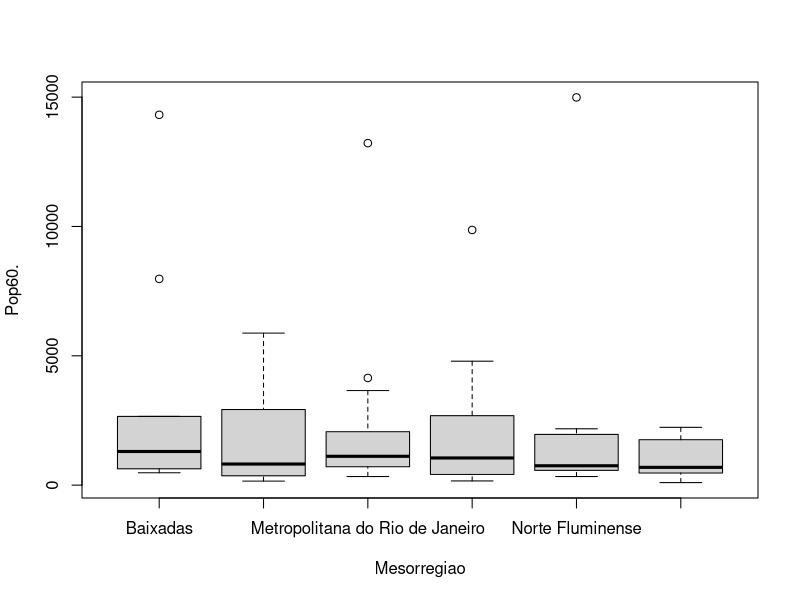

The R source for this figure: (Note: this script raises an error after producing the figure.)
		# --------------------------------------------------------- #
		#							    #
		#		Modelo dos Campos Semânticos (MCS)	    #
		#		Campo: Medidas Resumo			    #
		#							    #
		# by: Prof. Victor Ferreira Junqueira			    #
		# Período: Abril/2025					    #
		# Local: Paracambi, RJ					    #
		# --------------------------------------------------------- #

getwd()
rm(list=ls())
	# Importação dos Dados
dados <- read.csv2("dados/RJ/TabRJ.csv", header = TRUE)

	# Insoeção do conjunto de dados

head(dados)
tail(dados)
dim(dados)

is.data.frame(dados)

  # quantidade de NAs
sapply(dados, FUN = function(x) sum(is.na(x)))

  # nome das variaveis
names(dados)

nomes.pop <- c("PopTot", "Pop15", "Pop15.24", "Pop25.39")
populacao <- dados[, c(4, 11, 13, 15, 17, 19)]
is.data.frame(populacao)
pop.tab <- sapply(populacao, FUN = function(x) tapply(x, dados$Mesorregiao, FUN = sum))

#apply(pop.tab[, 2:5], 1, 

table(dados$Mesorregiao)

pop.obj <- boxplot(Pop60. ~ Mesorregiao, data = dados[-62, ])
unique(dados$Mesorregiao)
head(populacao)

total <-  aggregate(PopTotal ~ Mesorregiao, data = dados, FUN = sum)
atipico <- numeric(0)

for(i in pop.obj$out)  atipico<- append(atipico,which(dados$Pop60. == i))



		# Análise da Renda 
variaveis.renda <- c("ValMedio", "Q2", "Mediana", "Q3", "MediaHomens", 
				"MediaMulheres", "MedianaHomens", "MedianaMulheres", 
				"mediaH.M", "medianaH.M", "Ate70R.Indq", "Ate1.4Indq",
				"Ate1.2Indq", "Ate60.Indq")

renda <- dados[, variaveis.renda]
is.data.frame(renda)
renda.tab <- sapply(renda[, c(1, 3)], FUN = function(x) tapply(x, dados$Mesorregiao, FUN = mean))
renda.tab
cbind(pop.tab[, 1], renda.tab)
pop.tab$PopTot
is.data.frame(renda.tab)

round(renda.tab/510, 2)
#apply(pop.tab[, 2:5], 1, 
mean(dados$ValMedio)

table(dados$Mesorregiao)

renda.obj <- boxplot(ValMedio ~ Mesorregiao, data = dados[-62, ])
renda.obj$out
str(renda.obj)

fora <- numeric(6)
for(i in 1:6){
	fora[i] <- which(dados$ValMedio == renda.obj$out[i])
}

dados$Municipio[fora]
## [1] "Rio das Ostras" "Silva Jardim"   "Nova Friburgo"  "Niterói"       
#[5] "Rio de Janeiro" "Macaé"

#"Q2", "Mediana", "Q3",

renda$Mediana[fora]

plot(renda$ValMedio[fora], ylim = c(200, 2500), xlim = c(0.5, 6.5))
points(1:6, renda$Mediana[fora], pch = 3, col = "red", lwd = 2)
text(1:6, renda$Q2[fora], label = "Q1", cex = 0.85, col = "blue", font =2)
text(1:6, renda$Q3[fora], label = "Q3", cex = 0.85, col = "blue", font =2)
text(1:6, 2300, label = out.abb, cex = 0.85, pos = 1)

rect(xleft = (1:6) - 0.25, ybottom = renda$Q2[fora], 
	xright = (1:6) + 0.25, ytop = renda$Q3[fora])

table(dados$Mesorregiao)



head(dados)
pdf("fig.final.pdf")

  # boxplot com pontos
par(mar = c(3, 3, 1, 1))
boxplot(ValMedio ~ Mesorregiao, data = dados[-62, ], border = "grey", 
		col = "light grey", boxwex = 0.5)

meso.num <- as.numeric(as.factor(dados$Mesorregiao))

  # pontos dos dados
with(dados,points(jitter(meso.num, 0.5),
	unlist(ValMedio, Mesorregiao), cex = 0.5, pch = 16)
)

#dev.off()
out.abb <- c("R.Ostras", "S.Jardim", "Friburgo", "Niterói", "R.Janeiro", "Macaé")

text(renda.obj$group, renda.obj$out, label = out.abb, cex = 0.85, pos = 1)
